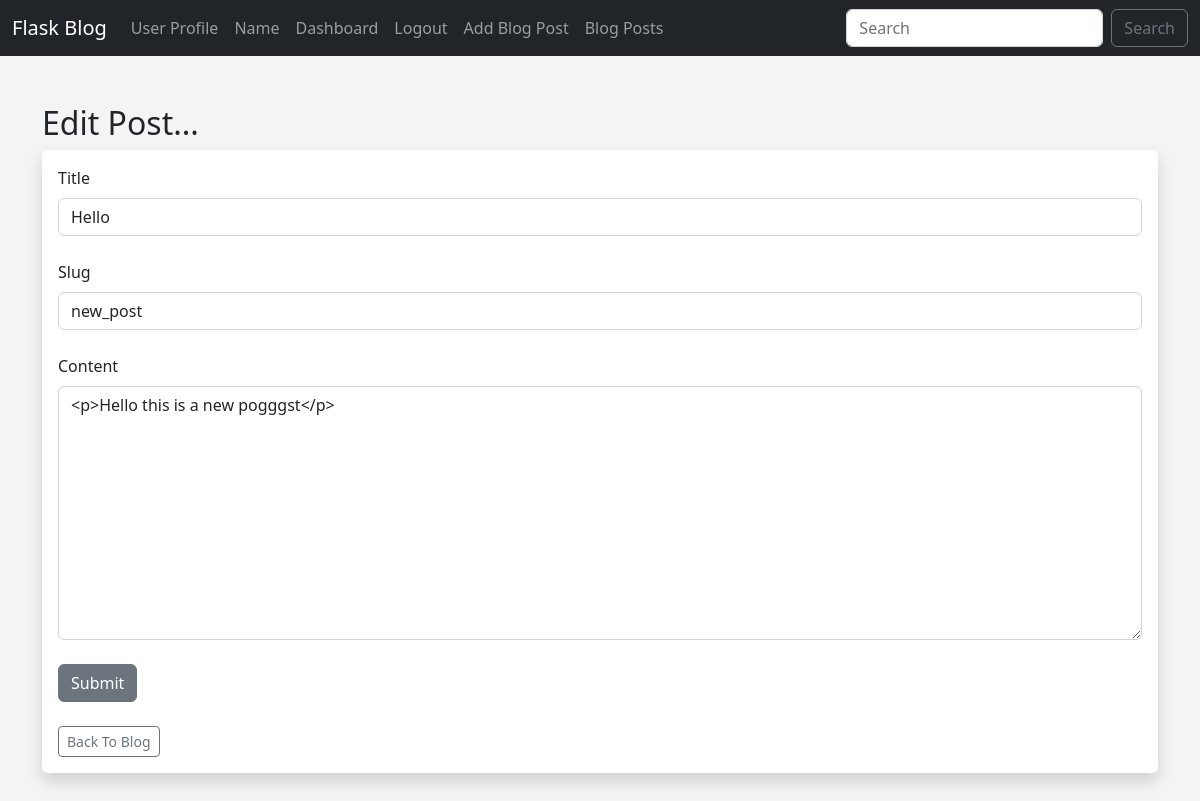
/posts/edit/4 (signed in), run on the app's committed database.
### app.py (models this page shows)
class Posts(db.Model):
	id = db.Column(db.Integer, primary_key=True)
	title = db.Column(db.String(255))
	content = db.Column(db.Text)
	date_posted = db.Column(db.DateTime, default=datetime.utcnow)
	slug = db.Column(db.String(255))
	poster_id = db.Column(db.Integer, db.ForeignKey('users.id'))

### app.py (the view, shortened to what this page needs)
@app.route('/posts/edit/<int:id>', methods=['GET', 'POST'])
@login_required
def edit_post(id):
	post = Posts.query.get_or_404(id)
	form = PostForm()
	if current_user.id == post.poster_id:
		form.title.data = post.title
		form.slug.data = post.slug
		form.content.data = post.content
		return render_template('edit_post.html', form=form)
	else:
		flash("You Aren't Authorized To Edit This Post!")
		posts = Posts.query.order_by(Posts.date_posted)
		return render_template("posts.html", posts=posts)

### webforms.py
class PostForm(FlaskForm):
	title = StringField("Title", validators=[DataRequired()])
	content = CKEditorField('Content', validators=[DataRequired()])
	slug = StringField("Slug", validators=[DataRequired()])
	submit = SubmitField("Submit")

class SearchForm(FlaskForm):
	searched = StringField("Searched", validators=[DataRequired()])
	submit = SubmitField("Submit")

### app.py (called while the page is built)
@login_manager.user_loader
def load_user(user_id):
	return Users.query.get(int(user_id))

@app.context_processor
def base():
	form = SearchForm()
	return dict(form=form)

### templates/edit_post.html (shortened to what this page needs)
{% extends 'base.html' %}
{% block content %}
<br/>
<h2>Edit Post...</h2>
<div class="shadow p-3 mb-5 bg-body rounded">
	<form method="POST">
		{{ form.title.label(class="form-label") }}
		{{ form.title(class="form-control") }}
		<br/>
		{{ form.slug.label(class="form-label") }}
		{{ form.slug(class="form-control") }}
		<br/>
		{{ form.content.label(class="form-label") }}
		{{ form.content(class="form-control", rows="10") }}
		<br/>
		{{ form.submit(class="btn btn-secondary") }}
	</form>
	<br/>
	<a href="{{ url_for('posts') }}" class="btn btn-outline-secondary btn-sm">Back To Blog</a>
</div>
{% endblock %}

### static/css/style.css (style rules this page uses)
body { background: #f4f4f4; }
a { text-decoration: none; color: black; }

### data on the page
Posts: title "Hello", slug "new_post", content "<p>Hello this is a new pogggst</p>"
